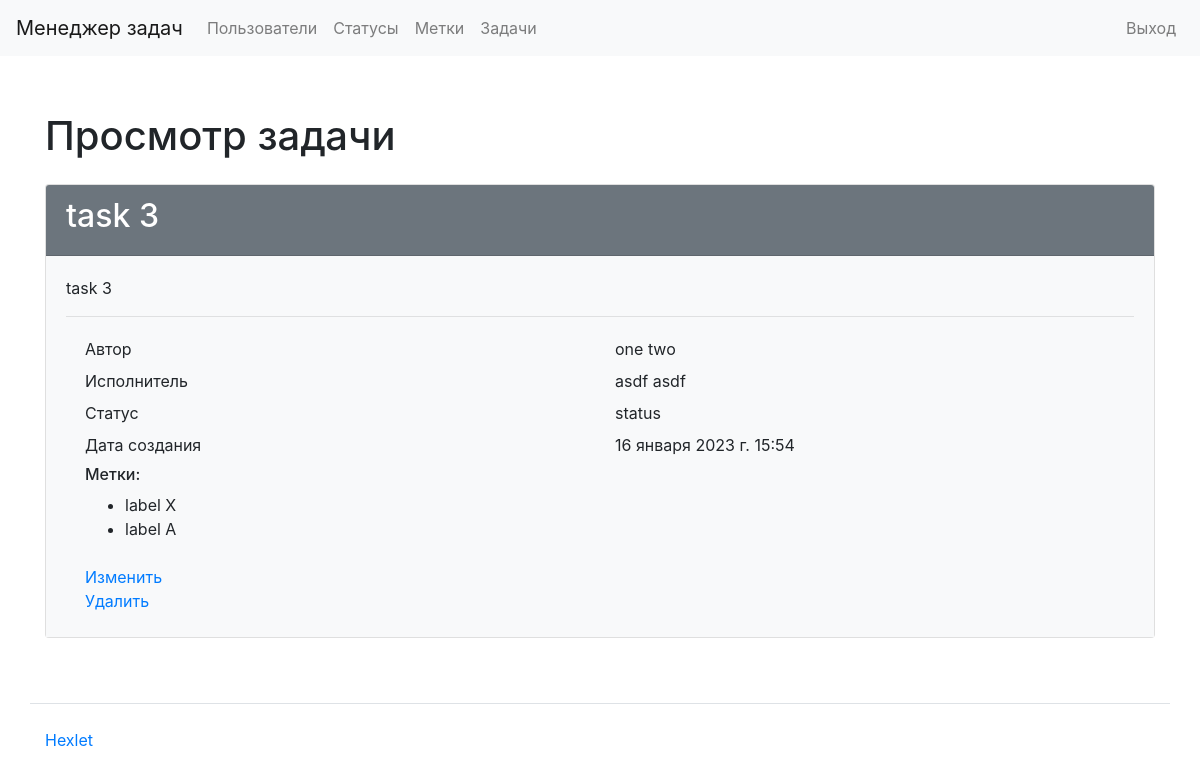
The page /tasks/12 (signed in) on the database its author committed.
### task_manager/tasks/models.py (models this page shows)
class Task(models.Model):
    name = models.CharField(max_length=50, unique=True, verbose_name=_('Name'))
    description = models.TextField(null=True, blank=True,
                                   verbose_name=_('Description'))
    owner = models.ForeignKey(
        CustomUser,
        related_name='owner',
        on_delete=models.PROTECT,
        null=True,
    )
    executor = models.ForeignKey(
        CustomUser,
        related_name='executor',
        on_delete=models.PROTECT,
        null=True,
        blank=True,
        verbose_name=_('Executor'),
    )
    status = models.ForeignKey(Status, on_delete=models.PROTECT, null=True,
                               verbose_name=_('Status'))
    labels = models.ManyToManyField(
        Label,
        blank=True,
        verbose_name=_('Labels'),
    )
    created_at = models.DateTimeField(auto_now_add=True)

### task_manager/users/models.py (models this page shows)
class CustomUser(AbstractUser):
    def __str__(self):
        return self.get_full_name()

### task_manager/statuses/models.py (models this page shows)
class Status(models.Model):
    name = models.CharField(max_length=50, unique=True, verbose_name=_('Name'))
    created_at = models.DateTimeField(auto_now_add=True)
    def __str__(self):
        return self.name

### task_manager/labels/models.py (models this page shows, shortened)
class Label(models.Model):
    name = models.CharField(max_length=50, unique=True, verbose_name=_('Name'))
    created_at = models.DateTimeField(auto_now_add=True)

### task_manager/tasks/views.py (the view)
# urls.py: path('<int:pk>', views.TasksDetailView.as_view(), name='tasks_show'),
class TasksDetailView(CustomUnAuthorizedMixin, DetailView):
    model = Task
    template_name = 'tasks/show.html'

### task_manager/users/utils.py (called while the page is built)
    def dispatch(self, request, *args, **kwargs):
        if not request.user.is_authenticated:
            messages.error(
                request, ERROR_AUTH_MESSAGE
            )
            return redirect('login')
        return super().dispatch(request, *args, **kwargs)

### task_manager/templates/tasks/show.html (shortened to what this page needs)
{% extends "index.html" %}
{% load bootstrap4 %}
{% load i18n %}
{% block content %}
<div class="container wrapper flex-grow-1">
    <h1 class="my-4">
        {% trans "Task view" %}
    </h1>
    <div class="card">
        <div class="card-header bg-secondary text-white">
            <h2>{{ task.name }}</h2>
        </div>
        <div class="card-body bg-light">
            <p>{{ task.description }}</p>
            <hr>
            <div class="container">
                <div class="row p-1">
                    <div class="col">{% trans "Owner" %}</div>
                    <div class="col">{{ task.owner }}</div>
                </div>
                <div class="row p-1">
                    <div class="col">{% trans "Executor" %}</div>
                    <div class="col">{{ task.executor }}</div>
                </div>
                <div class="row p-1">
                    <div class="col">{% trans "Status" %}</div>
                    <div class="col">{{ task.status }}</div>
                </div>
                <div class="row p-1">
                    <div class="col">{% trans "Creation date" %}</div>
                    <div class="col">{{ task.created_at }}</div>
                </div>
                <div class="row p-1">
                    <div class="col">
                        <h6>{% trans "Labels" %}:</h6>
                        <ul>
                            {% for label in task.labels.all %}
                                <li>{{ label.name }}</li>
                            {% endfor %}
                        </ul>
                    </div>
                </div>
                <div class="row p-1">
                    <div class="col">
                        <a href="{% url 'tasks_update' pk=task.id %}">{% trans "Update" %}</a>
                        <br>
                        <a href="{% url 'tasks_delete' pk=task.id %}">{% trans "Delete" %}</a>
                    </div>
                </div>
            </div>
        </div>
    </div>
</div>
{% endblock %}

### rows shown on the page
Task: name "task 3", description "task 3", owner "one two", executor "asdf asdf", status "status", created_at "16 января 2023 г. 15:54"
Label: name "label X"
Label: name "label A"
